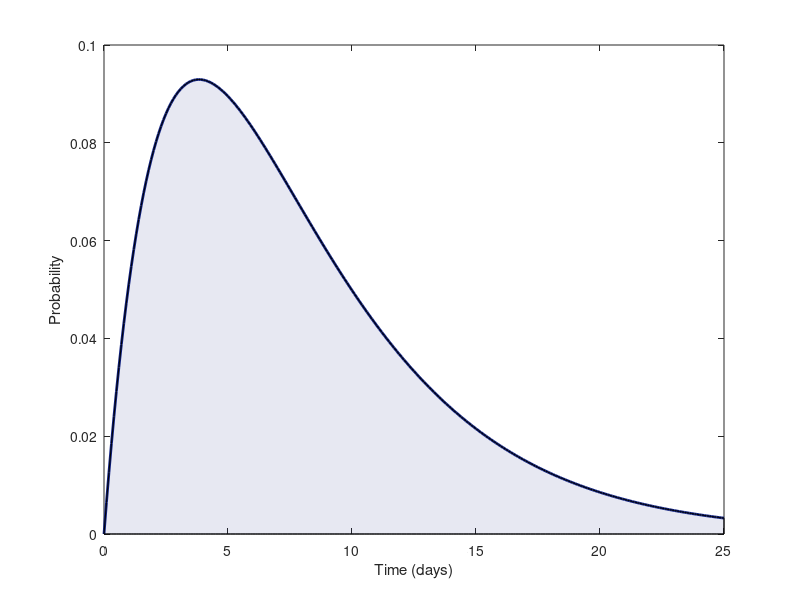

MATLAB code to generate this figure: (Note: this script raises an error after producing the figure.)

%% Figure S4 - plot generation interval distribution 
% for Te=3days and Ta=5,6,8days

clear all; close all; clc;


%% save Figure ?
save_ans_Fig = 0;
% 0: don't save
% 1: save

figure_name = 'FigS4_GIdistributions_071321';

% dark blue, violet, light blue
cat_cbf_colors = [15,32,128;169,90,161;133,192,249]/255;


% time units in days
dt=0.1;
t_span = 25;
time = 0:0.1:t_span; 
gamma_e = 1/3;
gamma_s=1/5;

gamma_a1=1/5; gamma_a2=1/6; gamma_a3=1/8;
vary_gamma_a = [gamma_a1 gamma_a2 gamma_a3];
% % vary_gamma_a = [gamma_a1 gamma_a2];
% vary_gamma_a = [gamma_a1];

params.gamma_s = gamma_s;
params.gamma_e = gamma_e;


f1 = figure(1); set(gcf,'Position',[240   300   560   420]);
for count = 1:length(vary_gamma_a)
    
    this_gamma_a = vary_gamma_a(count);
    params.gamma_a = this_gamma_a;
    
    gen_interval_dist(count,:) = this_gamma_a*gamma_e/(gamma_e-this_gamma_a)*(exp(-this_gamma_a*time)-exp(-gamma_e*time));
%     symp_gen_interval_dist(1,:) = this_gamma_s*gamma_e/(gamma_e-this_gamma_s)*(exp(-gamma_s*time)-exp(-gamma_e*time));
    
    if 1
        
        p(count) = plot(time, gen_interval_dist(count,:), 'Color',cat_cbf_colors(count,:),'LineWidth',2); hold on;
        h = area(time,gen_interval_dist(count,:),'FaceColor',cat_cbf_colors(count,:));
        % Choose a number between 0 (invisible) and 1 (opaque) for facealpha.  
        set(h,'facealpha',0.1)
        axis([0 t_span 0 0.1]);
        yticks([0:0.02:0.1]);
        xlabel('Time (days)');
        ylabel('Probability');
        f1=gca;
        f1.LineWidth = 1;
        f1.FontSize = 14;
        f1.FontWeight = 'normal';
        f1.FontName = 'Times';
        
        
        
    end
end

title('Generation Interval Distributions','FontSize',16);
leg_char1=['$T_a = ', num2str(1/gamma_a1),'$'];
leg_char2=['$T_a = ', num2str(1/gamma_a2),'$'];
leg_char3=['$T_a = ', num2str(1/gamma_a3),'$'];
legend(p,{leg_char1,leg_char2,leg_char3}, 'Location','NorthEast','Interpreter','Latex','FontSize',14);
% legend(p,{leg_char1,leg_char2}, 'Location','NorthEast','Interpreter','Latex','FontSize',12);
legend boxoff


%% save figure
if save_ans_Fig
    
    folder_location = './../Figures_ms_all/supp/';
    saveas(f1,strcat(folder_location,figure_name),'epsc');
    
    fprintf('Figure saved:\n');
    fprintf(strcat(figure_name,'\n\n'));
    
    fprintf('Location:\n');
    fprintf(strcat(folder_location,'\n\n'));
    
end
